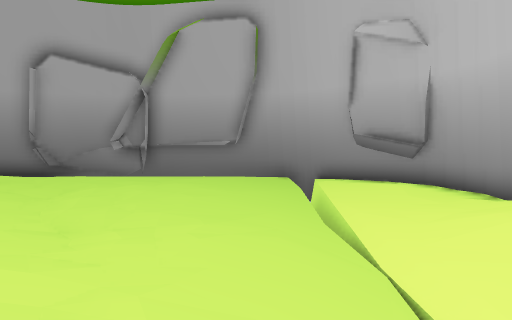
View 1 (above)

12 first-person views from a walk through a 3-D level made in the Unity game engine. The camera is 1.5 m above the floor, tilts 4° down and sees 75° across. The floor is counted in squares, 1 m on a side. Each view is taken from the middle of a square. On the plan, view 1 faces up. The plan holds only what a view shows up to about 15 squares ahead; the rest is blank. The place goes on beyond the plan.

View 2
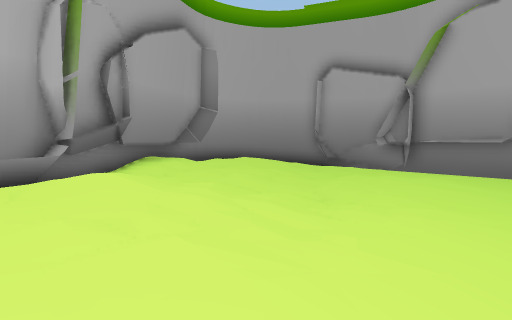

View 3
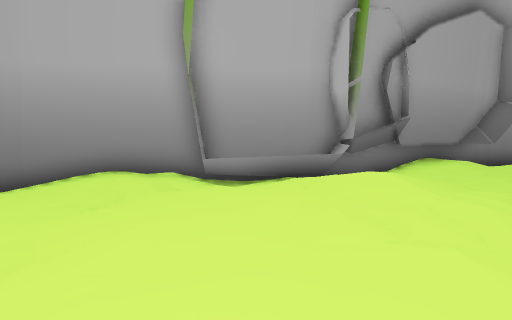

View 4
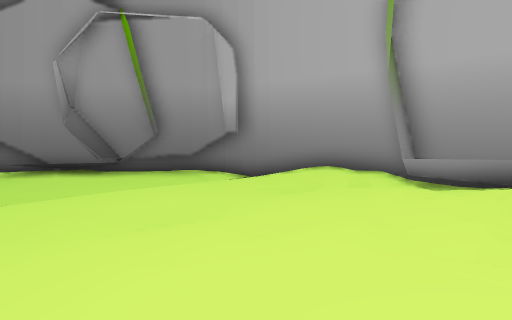

View 5
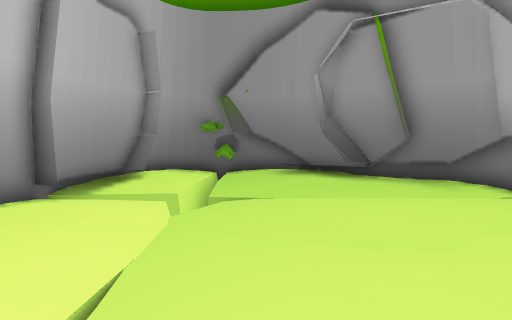

View 6
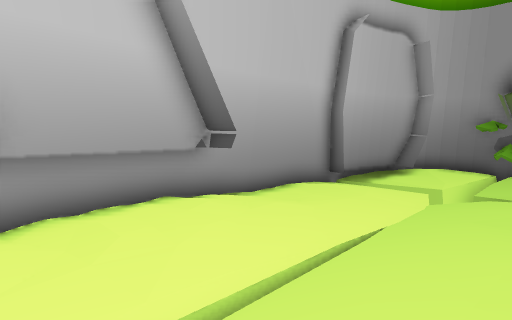

View 7
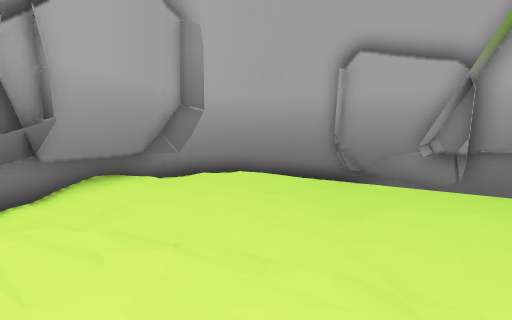

View 8
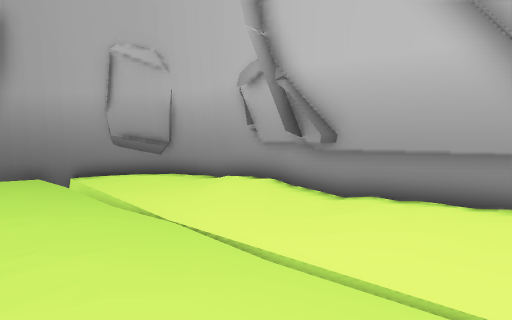

View 9
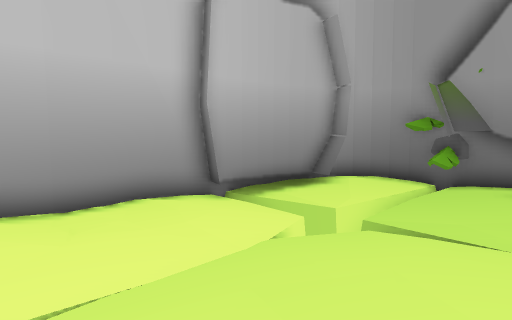

View 10
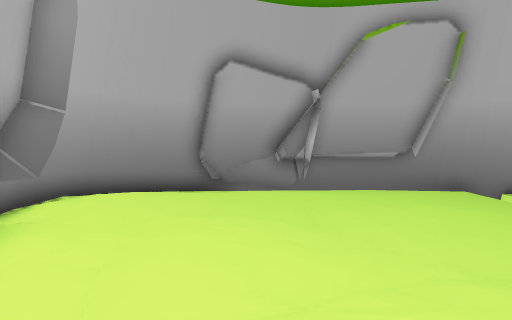

View 11
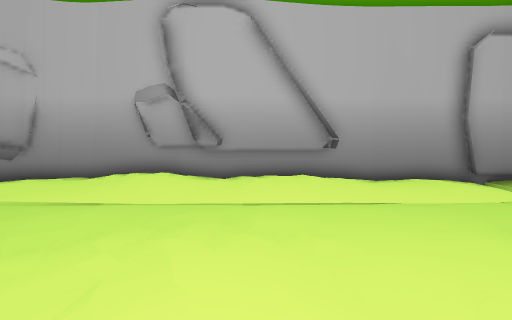

View 12
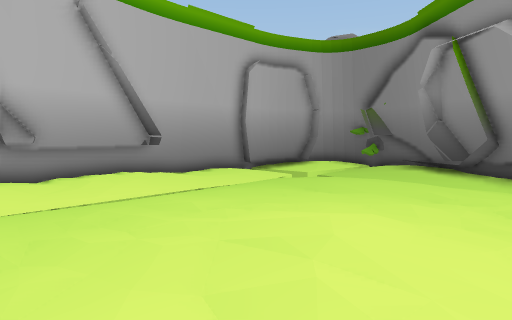

### Floor plan
Key: @ floor where view 1 was taken; # wall or solid block; . main floor; : floor 0.25 m higher than the main floor; - floor 0.25 m lower than the main floor; + floor 0.5 m higher than the main floor; / step, stairs or slope; = window, fence, low wall or low ledge.
Columns run from 13 left of view 1 to 6 right of it. Each row starts with its distance up from view 1.
 15     ###########
 14    ###-#-   #-##
 13  ###......--.--###
 12  #...........-- .#
 11 ##//..........- .##
 10 #:::/.........- ..##
  9 ##:::.........- -..#
  8 ##:/:.........- ...#
  7  #=::::.......- ...#
  6  ##/:::/.--...- ./#=
  5   #::.../.....- /:#
  4   ##..///.....--.:#
  3    ##////::...- ..#
  2    ##:/+/:::..- ..#
  1     #:/+///::/- .:#
  0     ##//::/:.@- ..#
 -1     #=:::::...- ..##
 -2     ##.::::...- ..##
 -3     #:.:......-/...#
 -4     #::.......--..-#
 -5     =#/.......--...#
 -6      #........--...#
 -7      #........- -..#
 -8      # -----      ##
 -9      ##--------
-10       ##..-..--
-11       ###=....-
-12         ###...-
-13          ### .-
-14            #####

Positions as (right, up) in squares from view 1, and headings:
1: (0, 0), facing up
2: (1, -1), facing up-left
3: (1, -1), facing left
4: (1, 1), facing down-left
5: (0, 1), facing down
6: (-1, 3), facing down-right
7: (-2, 2), facing up-left
8: (-2, -2), facing up-right
9: (-2, -2), facing down-right
10: (-7, 1), facing up
11: (-8, 1), facing right
12: (-8, 5), facing down-right
